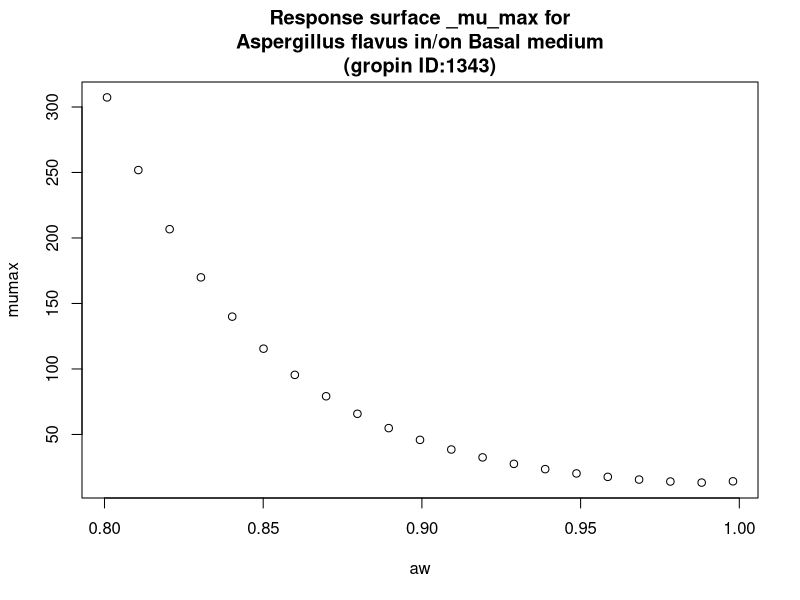

The R script that drew this image:
#############################
# start of Parameter script
#############################
aw <- seq(0.8008,0.998001998001998,length.out=21)
#############################
# end of Parameter script
#############################
############################# 
# start of Model script Gropin ID 1343 
#############################
 
# constant coefficients for this model
 
variables <- data.frame(aw)
argumentsPar <- unique.data.frame(expand.grid(variables))
 
# heart of the model
response_surface <- function(aw) {
   mumax <-exp(2.832-5.107*sqrt(1-aw)+25.98*(sqrt(1-aw))^2)

	return(mumax=mumax)
} 

# output parameters
responseSurface <- cbind(argumentsPar,response_surface(argumentsPar['aw']))
colnames(responseSurface) <- c(colnames(argumentsPar),'mumax')
#############################
# End of Model script
#############################
############################# 
# start of Visualisation script Gropin ID 1343 
#############################
titleText <-'Response surface _mu_max for
Aspergillus flavus in/on Basal medium
(gropin ID:1343)'
plot(aw,responseSurface$'mumax',xlab='aw',
                          ylab='mumax',main=titleText)
#############################
# End of Visualisation script
#############################
